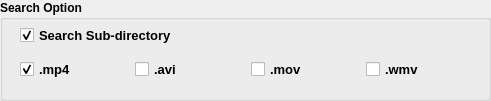
   <widget class="QGroupBox" name="groupBox">
    <property name="geometry">
     <rect>
      <x>130</x>
      <y>56</y>
      <width>491</width>
      <height>101</height>
     </rect>
    </property>
    <property name="font">
     <font>
      <weight>75</weight>
      <bold>true</bold>
     </font>
    </property>
    <property name="title">
     <string>Search Option</string>
    </property>
    <property name="checkable">
     <bool>false</bool>
    </property>
    <widget class="QCheckBox" name="checkBox_search_subdir">
     <property name="geometry">
      <rect>
       <x>20</x>
       <y>23</y>
       <width>181</width>
       <height>25</height>
      </rect>
     </property>
     <property name="font">
      <font>
       <pointsize>10</pointsize>
       <weight>75</weight>
       <bold>true</bold>
      </font>
     </property>
     <property name="text">
      <string>Search Sub-directory</string>
     </property>
     <property name="checked">
      <bool>true</bool>
     </property>
    </widget>
    <widget class="QWidget" name="layoutWidget">
     <property name="geometry">
      <rect>
       <x>17</x>
       <y>54</y>
       <width>461</width>
       <height>31</height>
      </rect>
     </property>
     <layout class="QHBoxLayout" name="horizontalLayout_5">
      <property name="leftMargin">
       <number>3</number>
      </property>
      <property name="topMargin">
       <number>3</number>
      </property>
      <property name="rightMargin">
       <number>3</number>
      </property>
      <property name="bottomMargin">
       <number>3</number>
      </property>
      <item>
       <widget class="QCheckBox" name="checkBox_mp4">
        <property name="sizePolicy">
         <sizepolicy hsizetype="Expanding" vsizetype="Expanding">
          <horstretch>0</horstretch>
          <verstretch>0</verstretch>
         </sizepolicy>
        </property>
        <property name="font">
         <font>
          <pointsize>10</pointsize>
          <weight>75</weight>
          <bold>true</bold>
         </font>
        </property>
        <property name="text">
         <string>.mp4</string>
        </property>
        <property name="checked">
         <bool>true</bool>
        </property>
       </widget>
      </item>
      <item>
       <widget class="QCheckBox" name="checkBox_avi">
        <property name="sizePolicy">
         <sizepolicy hsizetype="Expanding" vsizetype="Expanding">
          <horstretch>0</horstretch>
          <verstretch>0</verstretch>
         </sizepolicy>
        </property>
        <property name="font">
         <font>
          <pointsize>10</pointsize>
          <weight>75</weight>
          <bold>true</bold>
         </font>
        </property>
        <property name="text">
         <string>.avi</string>
        </property>
       </widget>
      </item>
      <item>
       <widget class="QCheckBox" name="checkBox_mov">
        <property name="sizePolicy">
         <sizepolicy hsizetype="Expanding" vsizetype="Expanding">
          <horstretch>0</horstretch>
          <verstretch>0</verstretch>
         </sizepolicy>
        </property>
        <property name="font">
         <font>
          <pointsize>10</pointsize>
          <weight>75</weight>
          <bold>true</bold>
         </font>
        </property>
        <property name="text">
         <string>.mov</string>
        </property>
       </widget>
      </item>
      <item>
       <widget class="QCheckBox" name="checkBox_wmv">
        <property name="sizePolicy">
         <sizepolicy hsizetype="Expanding" vsizetype="Expanding">
          <horstretch>0</horstretch>
          <verstretch>0</verstretch>
         </sizepolicy>
        </property>
        <property name="font">
         <font>
          <pointsize>10</pointsize>
          <weight>75</weight>
          <bold>true</bold>
         </font>
        </property>
        <property name="text">
         <string>.wmv</string>
        </property>
       </widget>
      </item>
     </layout>
    </widget>
   </widget>
